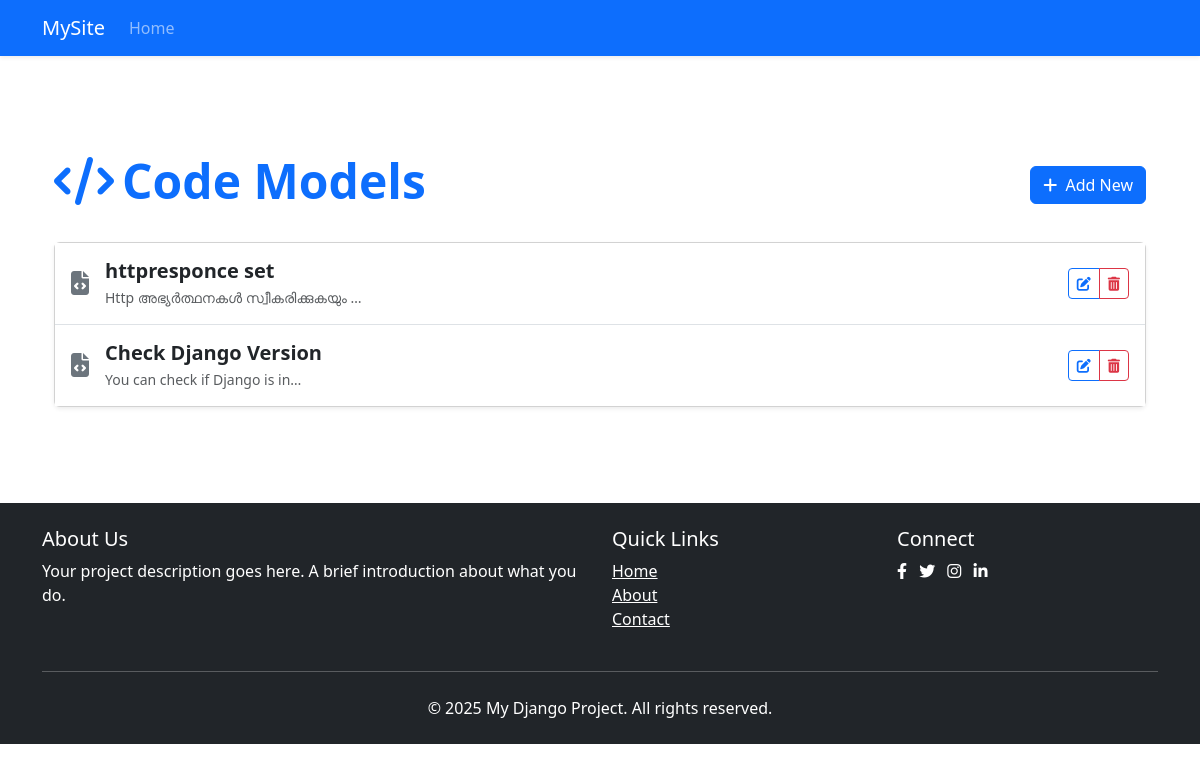
Page /details on the earlier database version.
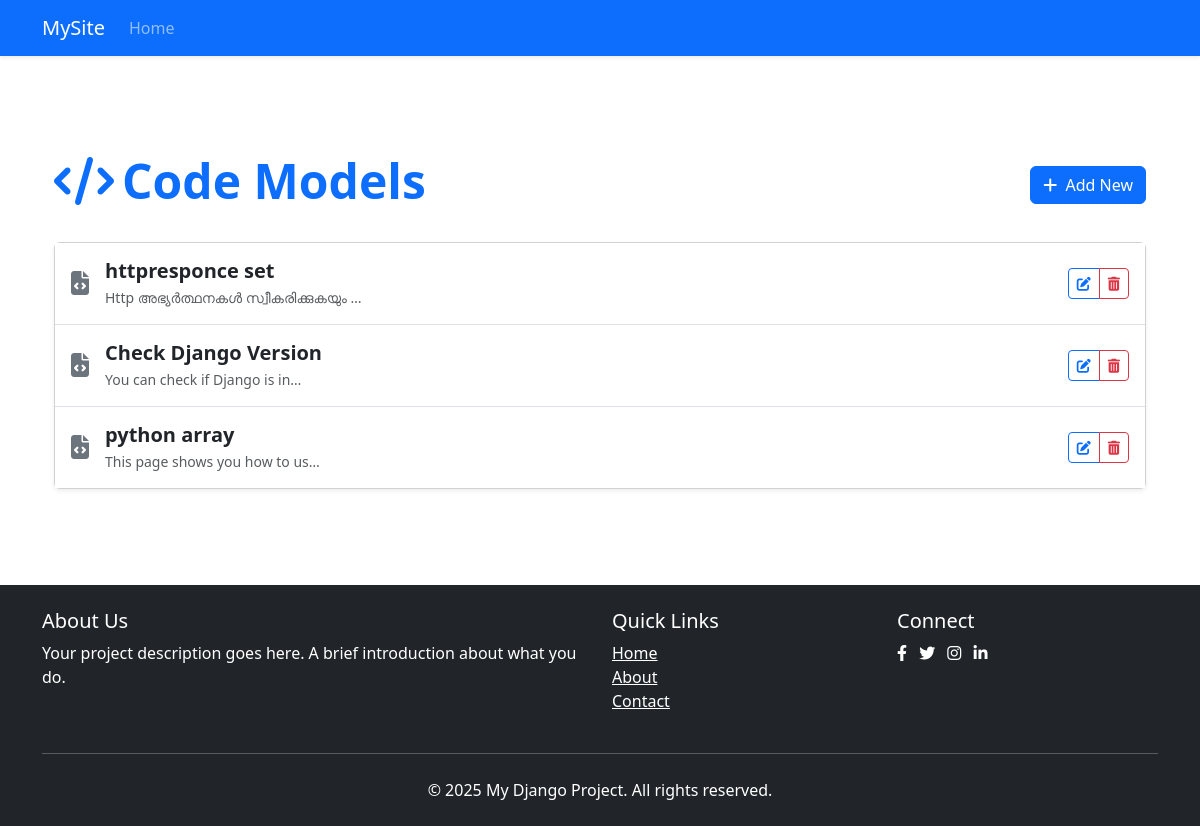
Same page on the later database version.
### dataapp/models.py (models this page shows, shortened)
class CodeModels(models.Model):
    title = models.CharField(max_length=25)
    language = models.CharField(max_length=25)
    codes = models.TextField()
    description = models.TextField()
    types = models.CharField(max_length=50)
    image = models.ImageField(upload_to='images/', blank=True, null=True)

### dataapp/views.py (the view)
# urls.py: path('details', views.details, name='details'),
def details(request):
    code_models = CodeModels.objects.all()
    return render(request, 'detail.html', {'code_models': code_models})

### dataapp/templates/detail.html (shortened to what this page needs)
{% extends 'base.html' %} {% block content %}
<div class="container py-5">
  <div class="d-flex justify-content-between align-items-center mb-4">
    <h1 class="display-5 fw-bold text-primary">
      <i class="fas fa-code me-2"></i>Code Models
    </h1>
    <a href="{% url 'adddata' %}" class="btn btn-primary">
      <i class="fas fa-plus me-1"></i> Add New
    </a>
  </div>
  {% if code_models %}
  <div class="card shadow-sm">
    <div class="card-body p-0">
      <div class="list-group list-group-flush">
        {% for code in code_models %}
        <div
          class="list-group-item list-group-item-action d-flex justify-content-between align-items-center py-3"
        >
          <div class="d-flex align-items-center">
            <i class="fas fa-file-code text-secondary me-3 fs-4"></i>
            <div>
              <a href="{% url 'about' code.id %}" class="text-decoration-none">
                <h5 class="mb-1 fw-bold text-dark">{{ code.title }}</h5>
              </a>
              {% if code.description %}
              <p class="mb-0 text-muted small">
                {{ code.description|truncatechars:30}}
              </p>
              {% endif %}
            </div>
          </div>
          <div class="btn-group" role="group">
            <a
              href="{% url 'update_code_model' code.id %}"
              class="btn btn-sm btn-outline-primary"
              data-bs-toggle="tooltip"
              title="Edit"
            >
              <i class="fas fa-edit"></i>
            </a>
            <a
              href="{% url 'delete_data' code.id %}"
              class="btn btn-sm btn-outline-danger"
              data-bs-toggle="tooltip"
              title="Delete"
            >
              <i class="fas fa-trash-alt"></i>
            </a>
          </div>
        </div>
        {% endfor %}
      </div>
    </div>
  </div>
  {% endif %}
</div>
{% endblock content %}

Differences in the rows shown:
added CodeModels: title "python array", description "This page shows you how to us…"
